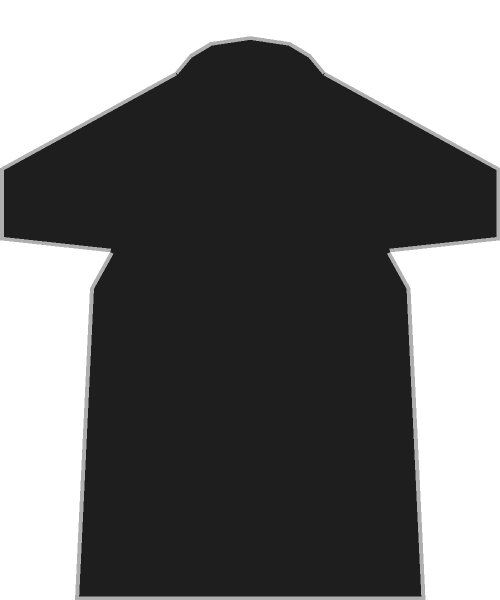
#> input picture assets/black_shirt.png, 1000 x 1200 px (shown at 1/2 size)
$ python -i image_processor.py   (imports and definitions only)
#> lines starting #> are read from the running program, lines starting #| are printed output that depends on the picture
### config.py
import os
from pathlib import Path
from dotenv import load_dotenv

load_dotenv()

BASE_DIR = Path(__file__).parent

# ===== TELEGRAM =====
BOT_TOKEN: str = os.getenv("BOT_TOKEN", "")
ADMIN_IDS: list[int] = [
    int(x.strip()) for x in os.getenv("ADMIN_IDS", "").split(",") if x.strip().isdigit()
]

# ===== AI GENERATION =====
AI_PROVIDER: str = os.getenv("AI_PROVIDER", "openai")
OPENAI_API_KEY: str = os.getenv("OPENAI_API_KEY", "")
STABILITY_API_KEY: str = os.getenv("STABILITY_API_KEY", "")
REPLICATE_API_TOKEN: str = os.getenv("REPLICATE_API_TOKEN", "")
KIE_AI_API_KEY: str = os.getenv("KIE_AI_API_KEY", "")

# Промпт для генерации дизайна футболки
AI_PROMPT_TEMPLATE = (
    "Create a high-quality t-shirt print design featuring the car from the photo. "
    "Style: bold, vibrant, artistic illustration suitable for DTF/DTG printing. "
    "Background: white or transparent. "
    "The car should be the central element, rendered in a stylized, eye-catching way. "
    "No text, no watermarks, clean design ready for print."
)

# ===== МОЙСКЛАД =====
MOYSKLAD_LOGIN: str = os.getenv("MOYSKLAD_LOGIN", "")
MOYSKLAD_PASSWORD: str = os.getenv("MOYSKLAD_PASSWORD", "")
MOYSKLAD_TOKEN: str = os.getenv("MOYSKLAD_TOKEN", "")
MOYSKLAD_BASE_URL: str = "https://api.moysklad.ru/api/remap/1.2"
MOYSKLAD_ORGANIZATION_ID: str = os.getenv("MOYSKLAD_ORGANIZATION_ID", "")
MOYSKLAD_STORE_ID: str = os.getenv("MOYSKLAD_STORE_ID", "")

# ===== ИЗОБРАЖЕНИЯ =====
WATERMARK_LOGO_PATH: Path = BASE_DIR / os.getenv("WATERMARK_LOGO_PATH", "assets/watermark_logo.png")
WATERMARK_TEXT: str = os.getenv("WATERMARK_TEXT", "AiAprint © Предпросмотр")
BLUR_RADIUS: float = float(os.getenv("BLUR_RADIUS", "5"))
PREVIEW_QUALITY: int = int(os.getenv("PREVIEW_QUALITY", "40"))

# ===== ДИРЕКТОРИИ =====
TEMP_DIR: Path = BASE_DIR / os.getenv("TEMP_DIR", "temp")
ORDERS_DIR: Path = BASE_DIR / os.getenv("ORDERS_DIR", "data/orders")
ASSETS_DIR: Path = BASE_DIR / "assets"

for _dir in (TEMP_DIR, ORDERS_DIR, ASSETS_DIR, BASE_DIR / "data"):
    _dir.mkdir(parents=True, exist_ok=True)

# ===== БАЗА ДАННЫХ =====
DATABASE_URL: str = os.getenv("DATABASE_URL", f"sqlite+aiosqlite:///{BASE_DIR}/data/bot.db")

# ===== ЛИМИТЫ =====
MAX_PHOTO_SIZE: int = int(os.getenv("MAX_PHOTO_SIZE", str(20 * 1024 * 1024)))


# [14 lines left out: function validate_config, not called in this run]

### services/image_processor.py
"""
Обработка изображений: создание превью с водяным знаком, мокап футболки через PIL.
"""
import io
from pathlib import Path

from PIL import Image, ImageDraw, ImageFilter, ImageFont, ImageEnhance
from loguru import logger

import config

# ---------------------------------------------------------------------------
# Параметры зоны принта А3 на футболке (в долях размера шаблона)
# ---------------------------------------------------------------------------
# Принт занимает 44 % ширины шаблона, центр по горизонтали — посередине,
# центр по вертикали — 40 % от верха (грудь).
_PRINT_CENTER_X = 0.50   # горизонтальный центр зоны принта
_PRINT_CENTER_Y = 0.60   # вертикальный центр зоны принта (немного ниже груди)
_PRINT_WIDTH_RATIO = 0.38  # ширина принта = 38 % ширины шаблона (немного уже)
# Соотношение сторон А3 portrait: 297 мм × 420 мм → высота = ширина × 420/297
_A3_HEIGHT_RATIO = 420 / 297


class ImageProcessor:
    """Создаёт превью (водяной знак + размытие) и хранит оригинал."""

    def __init__(self) -> None:
        self._watermark_logo: Image.Image | None = self._load_watermark_logo()

    # ------------------------------------------------------------------
    # Публичный API
    # ------------------------------------------------------------------

    def create_preview(self, image_path: Path) -> bytes:
        """
        Принимает путь к оригинальному изображению.
        Возвращает байты JPEG-превью с водяным знаком и размытием.
        """
#> called with image_path = '../assets/black_shirt.png'
        with Image.open(image_path) as img:
#> img is the input picture: PIL image 1000x1200 RGBA; mean R, G, B, A 18.4, 18.4, 18.4, 158.3
            img = img.convert("RGBA")
            img = self._apply_blur(img)
            img = self._reduce_quality_visually(img)
            img = self._apply_watermark_text(img)
            if self._watermark_logo:
                img = self._apply_watermark_logo(img)
            preview = img.convert("RGB")

        buffer = io.BytesIO()
        preview.save(buffer, format="JPEG", quality=config.PREVIEW_QUALITY, optimize=True)
        buffer.seek(0)
        logger.debug("Preview created, size={} bytes", len(buffer.getvalue()))
        return buffer.getvalue()

    # [24 lines left out: functions save_original, save_dtf, get_original_bytes, not called in this run]

    def get_dtf_bytes(self, dtf_path: Path) -> bytes:
        """Читает DTF PNG точными байтами — без обработки, без фона."""
        return dtf_path.read_bytes()

    # [75 lines left out: functions create_mockup, _dtf_on_plain_bg, not called in this run]

    # ------------------------------------------------------------------
    # Приватные методы
    # ------------------------------------------------------------------

    def _apply_blur(self, img: Image.Image) -> Image.Image:
        """Применяет Гауссово размытие."""
        if config.BLUR_RADIUS > 0:
            img = img.filter(ImageFilter.GaussianBlur(radius=config.BLUR_RADIUS))
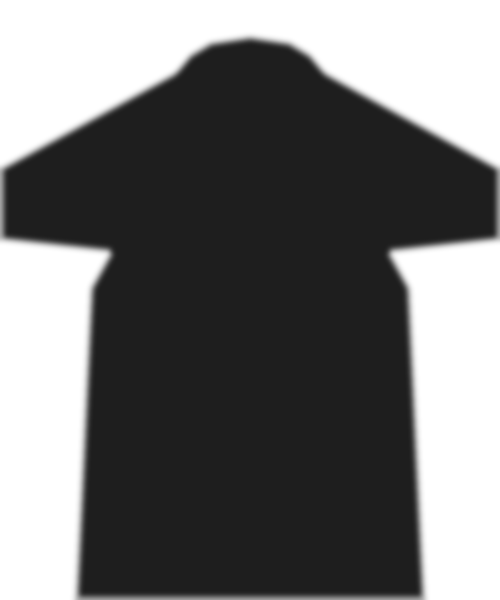
#> img: PIL image 1000x1200 RGBA (shown at 1/2 size); mean R, G, B, A 18.4, 18.4, 18.4, 158.2; transparent parts drawn white
        return img

    def _reduce_quality_visually(self, img: Image.Image) -> Image.Image:
        """Уменьшает насыщенность для ощущения «плохого» качества."""
        enhancer = ImageEnhance.Contrast(img)
        img = enhancer.enhance(0.75)
        enhancer = ImageEnhance.Brightness(img)
        img = enhancer.enhance(0.90)
        return img

    def _apply_watermark_text(self, img: Image.Image) -> Image.Image:
        """Накладывает текстовый водяной знак в несколько рядов."""
        draw = ImageDraw.Draw(img, "RGBA")
        width, height = img.size
#> width = 1000; height = 1200

        font_size = max(24, width // 20)
#> font_size = 50
        font = self._get_font(font_size)

        text = config.WATERMARK_TEXT
        bbox = draw.textbbox((0, 0), text, font=font)
#> bbox = (0, 9, 743, 58)
        text_w = bbox[2] - bbox[0]
#> text_w = 743
        text_h = bbox[3] - bbox[1]
#> text_h = 49

        # Повторяем водяной знак по всему изображению по сетке
        padding_x = text_w + 40
#> padding_x = 783
        padding_y = text_h + 40
#> padding_y = 89

        for y in range(-padding_y, height + padding_y, padding_y * 2):
            for x in range(-padding_x, width + padding_x, padding_x):
                # Чередуем строки со смещением
                offset = padding_x // 2 if (y // (padding_y * 2)) % 2 else 0
                draw.text(
                    (x + offset, y),
                    text,
                    font=font,
                    fill=(255, 255, 255, 100),
                )
                draw.text(
                    (x + offset + 1, y + 1),
                    text,
                    font=font,
                    fill=(0, 0, 0, 60),
                )

        return img

    # [22 lines left out: function _apply_watermark_logo, not called in this run]

    @staticmethod
    def _get_font(size: int) -> ImageFont.FreeTypeFont | ImageFont.ImageFont:
        """Загружает шрифт; при отсутствии системного использует дефолтный."""
        font_candidates = [
            "/usr/share/fonts/truetype/dejavu/DejaVuSans-Bold.ttf",
            "/usr/share/fonts/truetype/liberation/LiberationSans-Bold.ttf",
            "/System/Library/Fonts/Helvetica.ttc",
            "C:/Windows/Fonts/arialbd.ttf",
        ]
        for path in font_candidates:
            if Path(path).exists():
                try:
                    return ImageFont.truetype(path, size)
                except OSError:
                    continue
        return ImageFont.load_default()

    def _load_watermark_logo(self) -> Image.Image | None:
        """Загружает логотип для водяного знака, если он есть."""
        logo_path = config.WATERMARK_LOGO_PATH
        if logo_path.exists():
            try:
                return Image.open(logo_path).convert("RGBA")
            except Exception as exc:
                logger.warning("Cannot load watermark logo {}: {}", logo_path, exc)
        return None

>>> result = ImageProcessor().create_preview('../assets/black_shirt.png')
#> in create_preview, `img = self._apply_watermark_text(img)`:
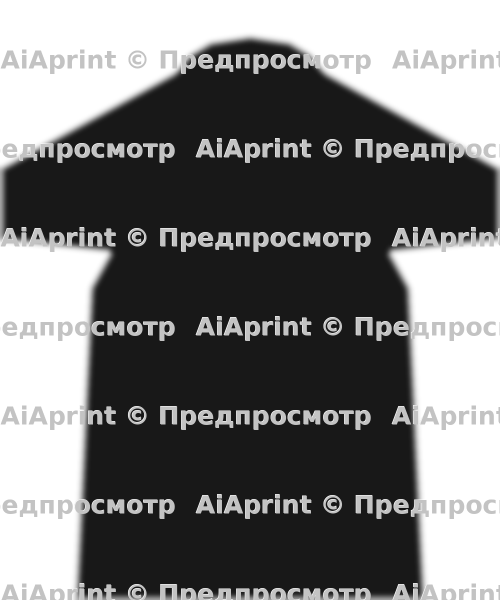
#> img: PIL image 1000x1200 RGBA (shown at 1/2 size); mean R, G, B, A 17.7, 17.7, 17.7, 148.8; transparent parts drawn white
#> in create_preview, `preview = img.convert("RGB")`:
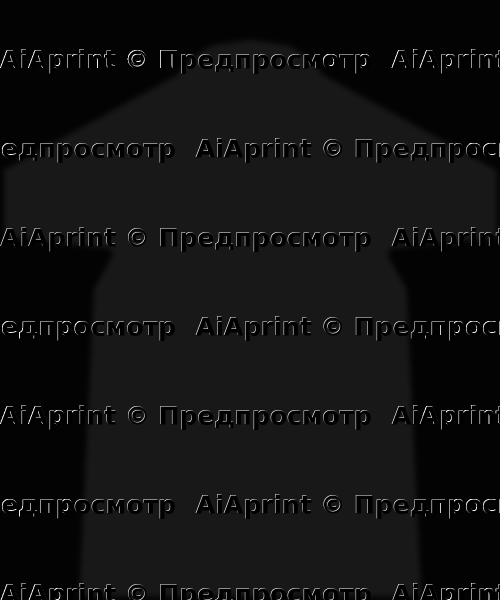
#> preview: PIL image 1000x1200 RGB (shown at 1/2 size); min 0, max 255, mean 17.7
